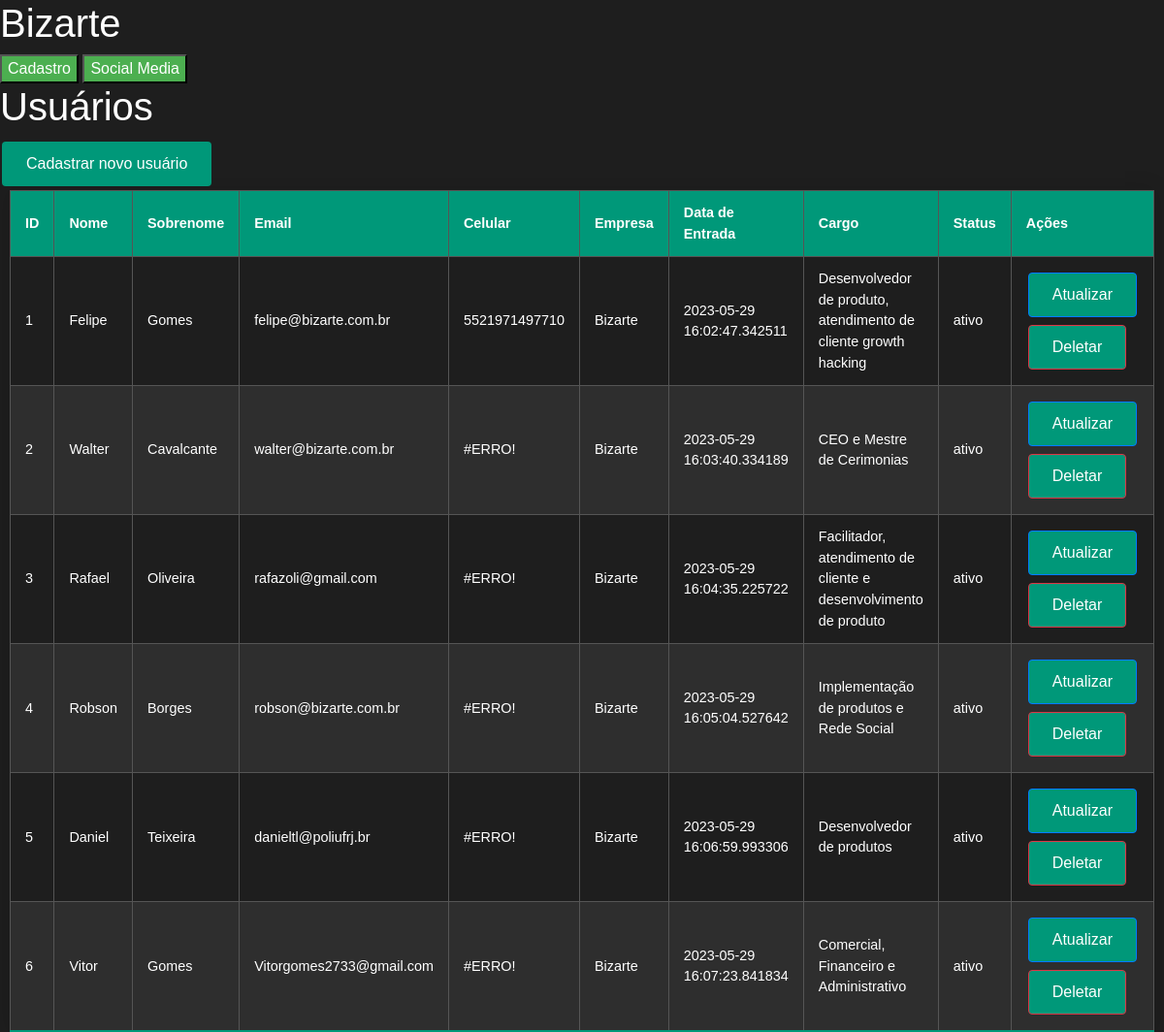
The page /usuarios on the database as committed earlier.
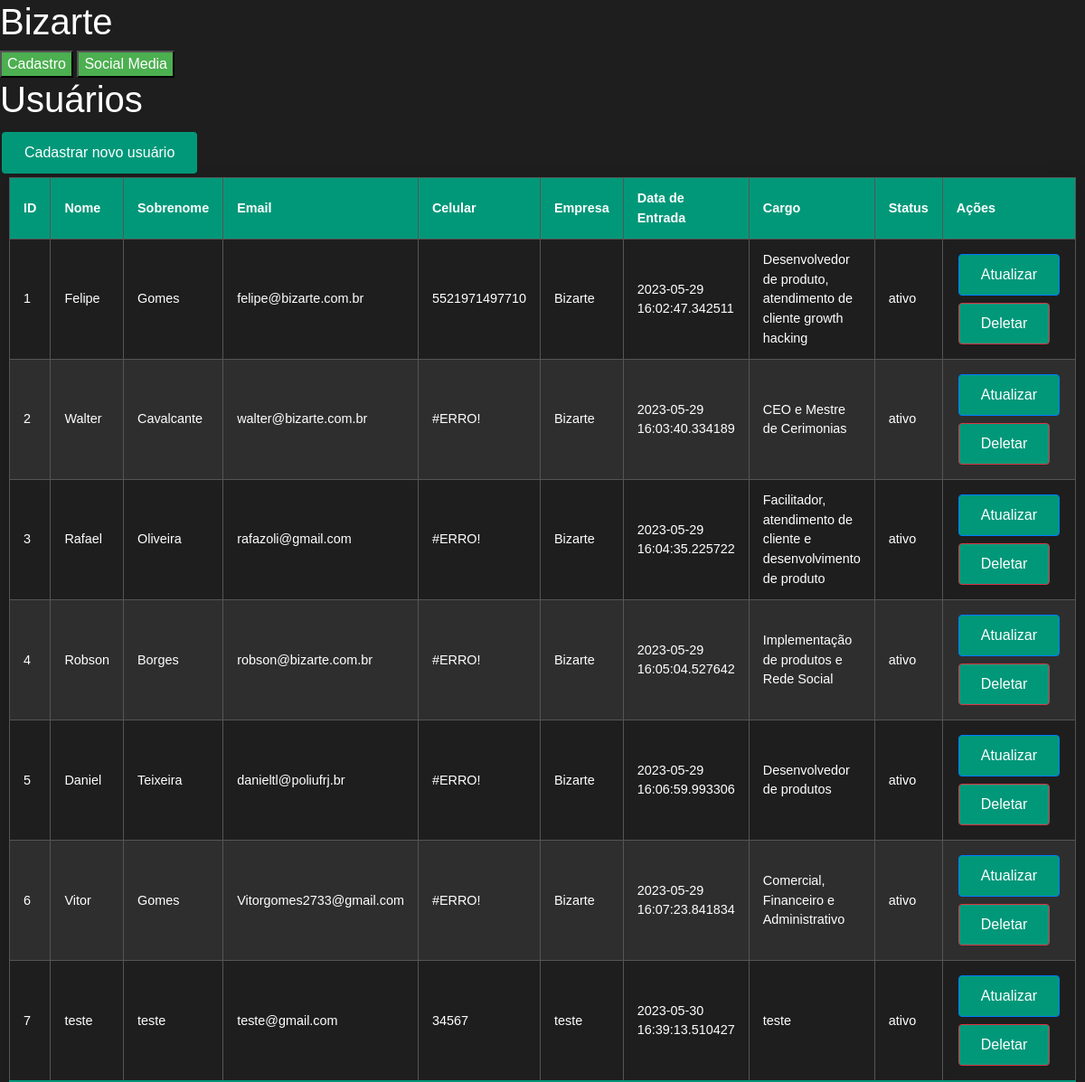
The same page on the database as committed later.
### models.py (models this page shows)
class Usuario(db.Model):
    id = db.Column(db.Integer, primary_key=True)
    nome = db.Column(db.String(80), nullable=False)
    sobrenome = db.Column(db.String(80), nullable=False)
    email = db.Column(db.String(120), nullable=False)
    celular = db.Column(db.String(20), nullable=False)
    id_empresa = db.Column(db.Integer, db.ForeignKey('empresa.id'), nullable=False)
    empresa = db.relationship('Empresa', backref='usuarios')
    data_entrada = db.Column(db.DateTime, default=datetime.utcnow)
    cargo = db.Column(db.String(80), nullable=False)
    status = db.Column(db.String(20), nullable=False)
    sprint = db.Column(db.String(200))  # Novo campo
    dayling_1 = db.Column(db.String(200))  # Novo campo
    dayling_2 = db.Column(db.String(200))  # Novo campo
    dayling_3 = db.Column(db.String(200))  # Novo campo
    dayling_4 = db.Column(db.String(200))  # Novo campo
    dayling_5 = db.Column(db.String(200))  # Novo campo

class Empresa(db.Model):
    id = db.Column(db.Integer, primary_key=True)
    nome_contato = db.Column(db.String(80))
    email_contato = db.Column(db.String(120))
    telefone_contato = db.Column(db.String(20))
    endereco_empresa = db.Column(db.String(200))
    setor_atuacao = db.Column(db.String(200))
    tamanho_empresa = db.Column(db.String(200))
    descricao_empresa = db.Column(db.Text)
    objetivos_principais = db.Column(db.Text)
    historico_interacoes = db.Column(db.Text)

### app.py (the view)
@app.route('/usuarios', methods=['GET'])
def listar_usuarios():
    usuarios = Usuario.query.all()
    return render_template('listar_usuarios.html', usuarios=usuarios)

### templates/listar_usuarios.html (shortened to what this page needs)
{% extends "base.html" %}
{% block content %}
    <h1>Usuários</h1>
    <a class="btn" href="{{ url_for('cadastrar_usuario') }}">Cadastrar novo usuário</a>
    <table class="styled-table">
        <thead>
            <tr>
                <th>ID</th>
                <th>Nome</th>
                <th>Sobrenome</th>
                <th>Email</th>
                <th>Celular</th>
                <th>Empresa</th>
                <th>Data de Entrada</th>
                <th>Cargo</th>
                <th>Status</th>
                <th>Ações</th>
            </tr>
        </thead>
        <tbody>
            {% for usuario in usuarios %}
            <tr>
                <td>{{ usuario.id }}</td>
                <td>{{ usuario.nome }}</td>
                <td>{{ usuario.sobrenome }}</td>
                <td>{{ usuario.email }}</td>
                <td>{{ usuario.celular }}</td>
                <td>{{ usuario.empresa.nome_contato }}</td>
                <td>{{ usuario.data_entrada }}</td>
                <td>{{ usuario.cargo }}</td>
                <td>{{ usuario.status }}</td>
                <td>
                    <a href="{{ url_for('atualizar_usuario', id=usuario.id) }}" class="btn btn-primary">Atualizar</a>
                    <button type="button" class="btn btn-danger" data-toggle="modal" data-target="#deleteModal{{usuario.id}}">Deletar</button>
                </td>
            </tr>
            {% endfor %}
        </tbody>
    </table>
{% endblock %}

### templates/base.html (shortened to what this page needs)
<!DOCTYPE html>
<html>
<head>
    <link rel="stylesheet" type="text/css" href="{{ url_for('static', filename='css/bootstrap.min.css') }}">
    <link rel="stylesheet" type="text/css" href="{{ url_for('static', filename='style.css') }}">
</head>
<body>
    <h1>Bizarte</h1>
    <div class="dropdown">
        <button class="dropbtn">Cadastro</button>
    </div>
    <div class="dropdown">
        <button class="dropbtn">Social Media</button>
    </div>
    {% block content %}{% endblock %}
</body>
</html>

### static/style.css (style rules this page uses)
body { background-color: #1e1e1e; color: #ffffff; font-family: Arial, sans-serif; }
.dropdown { position: relative; display: inline-block; }
h1, h2, h3, h4, h5, h6 { color: #ffffff; }
a { color: #1e90ff; }
input[type=submit], button { background-color: #4CAF50; color: white; cursor: pointer; }
.styled-table { border-collapse: collapse; margin: 25px 0; font-size: 0.9em; font-family: sans-serif; min-width: 400px; box-shadow: 0 0 20px rgba(0, 0, 0, 0.15); width: 90%; margin: 0 auto; color: #ffffff; background-color: #1e1e1e; }
.styled-table thead tr { background-color: #009879; color: #ffffff; text-align: left; }
.styled-table th, .styled-table td { padding: 12px 15px; border: 1px solid #555555; }
.styled-table tbody tr { border-bottom: 1px solid #555555; }
.styled-table tbody tr:nth-of-type(even) { background-color: #2e2e2e; }
.styled-table tbody tr:last-of-type { border-bottom: 2px solid #009879; }
.btn { color: #fff; background-color: #009879; padding: 10px 24px; text-align: center; text-decoration: none; display: inline-block; font-size: 16px; margin: 4px 2px; transition-duration: 0.4s; cursor: pointer; }

Rows that differ between the two databases and show on the page:
added Usuario: id "7", nome "teste", sobrenome "teste", email "teste@gmail.com", celular "34567", empresa.nome_contato "teste", data_entrada "2023-05-30 16:39:13.510427", cargo "teste", status "ativo"
